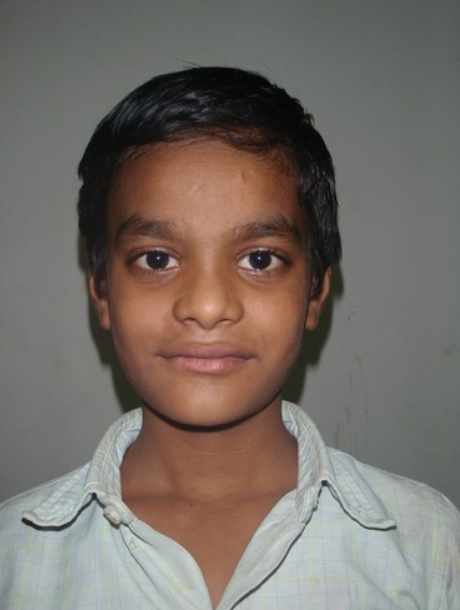
#> input picture Missing child svm/Images/hari/1.png, 460 x 610 px, found by its file name; its folder holds only this picture in this run
$ jupyter execute --allow-errors missingsvm.ipynb   (shell and % lines are left out)
#> lines starting #> are read from the running program, lines starting #| are printed output that depends on the picture
# Image Classification using `sklearn.svm`

[cell 1]
from pathlib import Path
import matplotlib.pyplot as plt
import numpy as np
from sklearn import svm, metrics, datasets
from sklearn.utils import Bunch
from sklearn.model_selection import GridSearchCV, train_test_split
import skimage
from skimage.io import imread
from skimage.transform import resize
import joblib

### Load images in structured directory like it's sklearn sample dataset

[cell 2]
import os
import cv2
import numpy as np
from sklearn import svm
from sklearn.model_selection import train_test_split
from sklearn.metrics import accuracy_score

# Function to load and preprocess images from a folder
def load_images_from_folder(folder):
#> called with folder = 'images/hari'
    images = []
    labels = []
    for filename in os.listdir(folder):
        img_path = os.path.join(folder, filename)
        img = cv2.imread(img_path, cv2.IMREAD_GRAYSCALE)  # Read image in grayscale
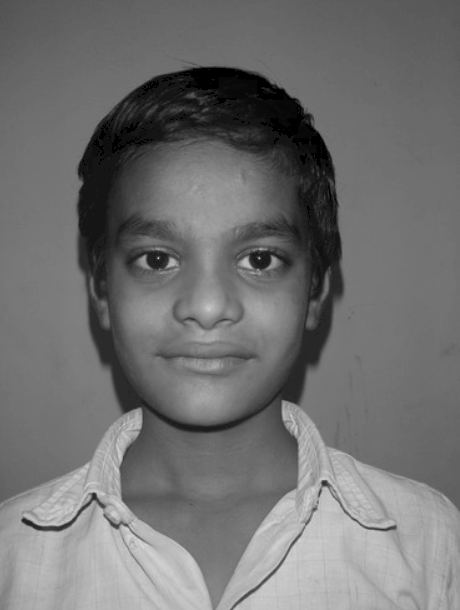
#> img: shape (610, 460); min 0, max 215, mean 112.8
        if img is not None:
            img = cv2.resize(img, (64, 64))  # Resize image to a fixed size
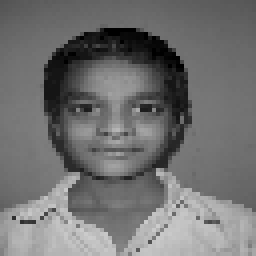
#> img: shape (64, 64) (shown 4 times larger); min 0, max 204, mean 112.6
            images.append(img.flatten())  # Flatten image into a 1D array
            labels.append(folder.split('/')[-1])  # Assign label based on folder name
    return images, labels

# Load images and labels from multiple folders
def load_data_from_folders(folder_paths):
    images = []
    labels = []
    for folder_path in folder_paths:
        folder_images, folder_labels = load_images_from_folder(folder_path)
#> folder_images = 1 item; folder_labels = ['hari']
        images.extend(folder_images)
        labels.extend(folder_labels)
    return images, labels

# Define folder paths containing images for different classes
folder_paths = ['images/hari', 'images/radha', 'images/raju']

# Load images and labels from folders
#> (the rest of this cell did not finish here and is left out)
